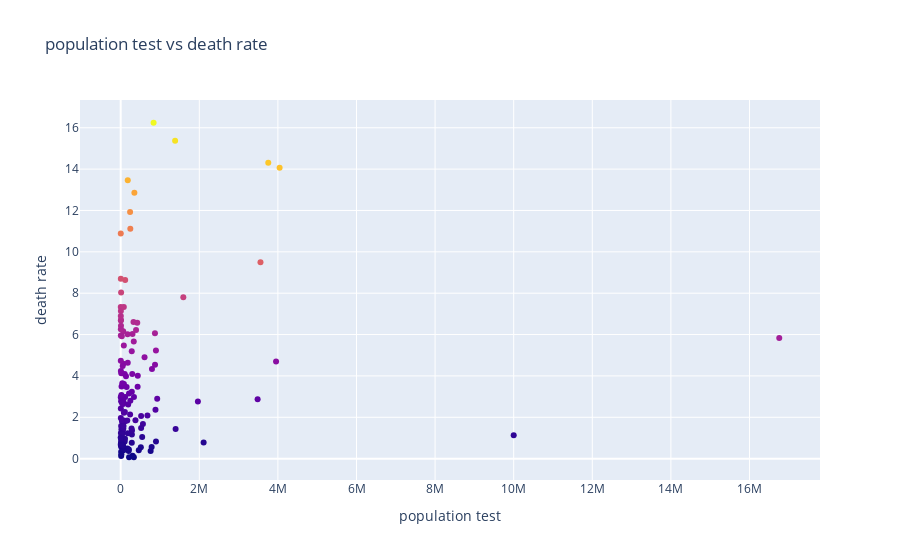

Source (notebook cell):
### Code cell
df = pd.read_csv('deathrate+tests.csv')

correl(df)

### Figure 1 — Plotly figure (JSON) as saved in the notebook; plotly's stock layout.template omitted (floating-point values rounded to 4 significant figures; data arrays with more than 128 entries replaced by an {"elided": "..."} marker saying what was removed)
{"data": [{"marker": {"color": {"elided": "144 float values"}}, "mode": "markers", "type": "scatter", "x": {"elided": "144 int values"}, "y": {"elided": "144 float values"}}], "layout": {"title": {"text": "population test vs death rate"}, "xaxis": {"title": {"text": "population test"}}, "yaxis": {"title": {"text": "death rate"}}}}
